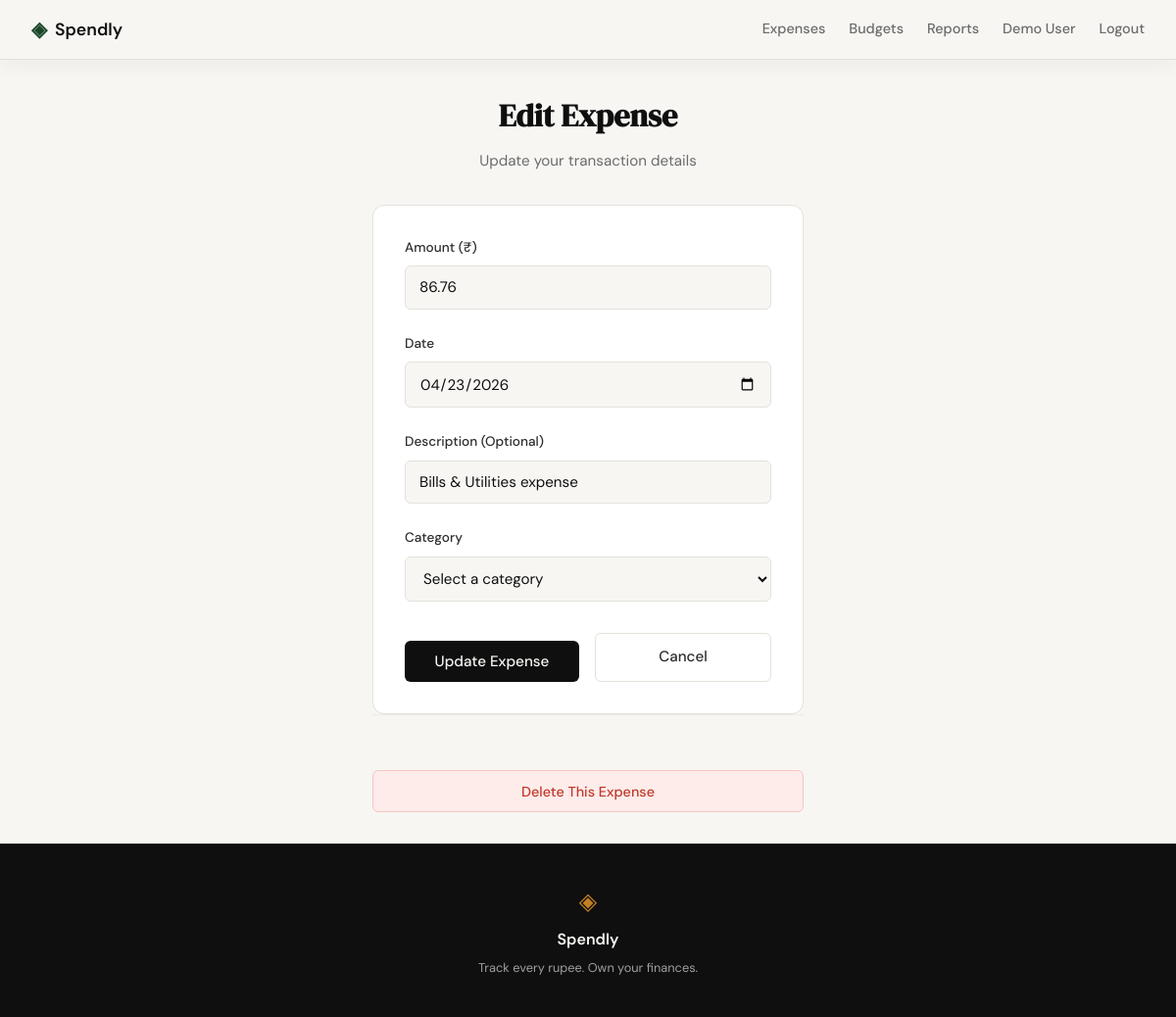
/expenses/181/edit (signed in), run on the app's committed database.
### tables this page shows
CREATE TABLE expenses (
            id INTEGER PRIMARY KEY AUTOINCREMENT,
            user_id INTEGER NOT NULL,
            category_id INTEGER,
            amount REAL NOT NULL,
            description TEXT,
            date TEXT NOT NULL,
            FOREIGN KEY (user_id) REFERENCES users (id),
            FOREIGN KEY (category_id) REFERENCES categories (id)
        );

### app.py (the view, shortened to what this page needs)
@app.route("/expenses/<int:id>/edit", methods=["GET", "POST"])
def edit_expense(id):
    if "user_id" not in session:
        return redirect(url_for("login"))
    db = get_db()
    expense = db.execute("SELECT * FROM expenses WHERE id = ? AND user_id = ?",
                        (id, session["user_id"])).fetchone()
    if not expense:
        db.close()
        return redirect(url_for("expenses"))
    categories = db.execute("SELECT * FROM categories ORDER BY name").fetchall()
    db.close()
    return render_template("edit_expense.html", expense=expense, categories=categories)

### database/db.py (called while the page is built)
def get_db():
    conn = sqlite3.connect('expenses.db')
    conn.row_factory = sqlite3.Row
    conn.execute('PRAGMA foreign_keys = ON')
    return conn

### templates/edit_expense.html (shortened to what this page needs)
{% extends "base.html" %}
{% block content %}
<div class="form-section">
    <div class="form-container">
        <div class="form-header">
            <h1>Edit Expense</h1>
            <p class="form-subtitle">Update your transaction details</p>
        </div>
        <form method="POST" class="expense-form">
            <div class="form-group">
                <label for="amount">Amount (₹)</label>
                <input type="number" id="amount" name="amount" step="0.01" min="0"
                       placeholder="0.00" required
                       value="{{ request.form.get('amount', '') or amount or expense['amount'] }}"
                       class="form-input">
            </div>
            <div class="form-group">
                <label for="date">Date</label>
                <input type="date" id="date" name="date" required
                       value="{{ request.form.get('date', '') or date or expense['date'] }}"
                       class="form-input">
            </div>
            <div class="form-group">
                <label for="description">Description (Optional)</label>
                <input type="text" id="description" name="description"
                       placeholder="Coffee, groceries, fuel, etc."
                       value="{{ request.form.get('description', '') or description or expense['description'] or '' }}"
                       class="form-input">
            </div>
            <div class="form-group">
                <label for="category_id">Category</label>
                <select id="category_id" name="category_id" required class="form-input">
                    <option value="">Select a category</option>
                </select>
            </div>
            <div class="form-actions">
                <button type="submit" class="btn-submit">Update Expense</button>
                <a href="{{ url_for('expenses') }}" class="btn-cancel">Cancel</a>
            </div>
        </form>
        <div class="delete-section">
            <form method="POST" action="{{ url_for('delete_expense', id=expense['id']) }}" style="margin-top: 2rem;">
                <button type="submit" class="btn-delete-full" onclick="return confirm('Are you sure you want to delete this expense?')">Delete This Expense</button>
            </form>
        </div>
    </div>
</div>
{% endblock %}

### static/css/style.css (style rules this page uses)
:root { --ink: #0f0f0f; --ink-soft: #2d2d2d; --ink-muted: #6b6b6b; --ink-faint: #a0a0a0; --paper: #f7f6f3; --paper-warm: #f0ede6; --paper-card: #ffffff; --accent: #1a472a; --accent-light: #e8f0eb; --accent-2: #c17f24; --accent-2-light: #fdf3e3; --danger: #c0392b; --danger-light: #fdecea; --border: #e4e1da; --border-soft: #eeebe4; --font-display: 'DM Serif Display', Georgia, serif; --font-body: 'DM Sans', system-ui, sans-serif; --max-width: 1200px; --auth-width: 440px; --radius-sm: 6px; --radius-md: 12px; --radius-lg: 20px; }
*, *::before, *::after { box-sizing: border-box; margin: 0; padding: 0; }
html { font-size: 16px; scroll-behavior: smooth; }
body { background: var(--paper); color: var(--ink); font-family: var(--font-body); font-size: 1rem; line-height: 1.6; -webkit-font-smoothing: antialiased; }
a { color: inherit; text-decoration: none; }
.form-group { margin-bottom: 1.25rem; }
.form-group label { display: block; font-size: 0.85rem; font-weight: 500; color: var(--ink-soft); margin-bottom: 0.4rem; }
.form-input { width: 100%; padding: 0.6rem 0.875rem; border: 1px solid var(--border); border-radius: var(--radius-sm); font-family: var(--font-body); font-size: 0.95rem; color: var(--ink); background: var(--paper); outline: none; transition: border-color 0.2s; }
.form-input::placeholder { color: var(--ink-faint); }
.btn-submit { width: 100%; padding: 0.7rem; background: var(--ink); color: var(--paper); border: none; border-radius: var(--radius-sm); font-family: var(--font-body); font-size: 0.95rem; font-weight: 500; cursor: pointer; transition: background 0.2s; margin-top: 0.5rem; }

### templates/edit_expense.html (style rules this page uses)
.form-section { min-height: calc(100vh - 60px - 100px); display: flex; align-items: center; justify-content: center; padding: 2rem; }
.form-container { width: 100%; max-width: 440px; }
.form-header { text-align: center; margin-bottom: 2rem; }
.form-header h1 { font-family: var(--font-display); font-size: 2rem; color: var(--ink); margin-bottom: 0.5rem; }
.form-subtitle { color: var(--ink-muted); font-size: 0.95rem; }
.expense-form { background: var(--paper-card); border: 1px solid var(--border); border-radius: var(--radius-md); padding: 2rem; }
.form-group { margin-bottom: 1.5rem; }
.form-group label { display: block; font-size: 0.85rem; font-weight: 500; color: var(--ink-soft); margin-bottom: 0.5rem; }
.form-input { width: 100%; padding: 0.7rem 0.875rem; border: 1px solid var(--border); border-radius: var(--radius-sm); font-family: var(--font-body); font-size: 0.95rem; color: var(--ink); background: var(--paper); outline: none; transition: border-color 0.2s; }
.form-input::placeholder { color: var(--ink-faint); }
.form-actions { display: flex; gap: 1rem; margin-top: 2rem; }
.btn-submit { flex: 1; padding: 0.7rem; background: var(--ink); color: var(--paper); border: none; border-radius: var(--radius-sm); font-family: var(--font-body); font-size: 0.95rem; font-weight: 500; cursor: pointer; transition: background 0.2s; }
.btn-cancel { flex: 1; padding: 0.7rem; background: transparent; color: var(--ink-soft); border: 1px solid var(--border); border-radius: var(--radius-sm); font-family: var(--font-body); font-size: 0.95rem; font-weight: 500; text-align: center; text-decoration: none; transition: all 0.2s; display: inline-block; }
.delete-section { text-align: center; padding-top: 1.5rem; border-top: 1px solid var(--border-soft); }
.btn-delete-full { width: 100%; padding: 0.7rem; background: var(--danger-light); color: var(--danger); border: 1px solid #f5c6c2; border-radius: var(--radius-sm); font-family: var(--font-body); font-size: 0.9rem; font-weight: 500; cursor: pointer; transition: all 0.2s; }

### data on the page
expenses: amount "86.76", date "04/23/2026", description "Bills & Utilities expense"

### other printed values
{{ session.get('user_name', 'Profile') }} "Demo User"
